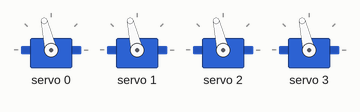
The sketch below on a simulated Arduino Uno, built with avr-gcc and run on an emulated ATmega328P. Shown: 4 × servo.

Above: at 0.05 s.
At 4.0 s:
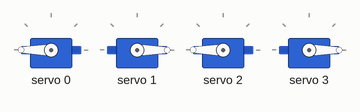
Timing chart, 0 to 5.2 s (numbered marks = the images above):
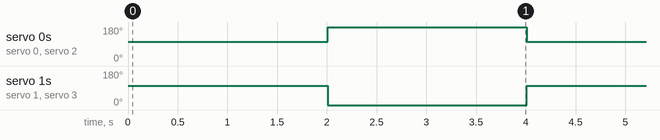

The sketch:

servo_breakin.ino
```cpp
#include <Adafruit_PWMServoDriver.h>
#include <Servo.h>
#include <Wire.h>

Adafruit_PWMServoDriver pwm = Adafruit_PWMServoDriver();

#define SERVOMIN  110 // This is the 'minimum' pulse length count (out of 4096)
#define SERVOMAX  550 // This   is the 'maximum' pulse length count (out of 4096)
#define USMIN  600 // This is the rounded 'minimum' microsecond length based on the minimum pulse of 150
#define USMAX  2400 // This is the rounded 'maximum' microsecond length based on the maximum pulse of 600
#define SERVO_FREQ 50 // Analog servos run at ~50 Hz updates

uint8_t servonum = 0;
int sweep[19] = {0, 10, 20, 30, 40, 50, 60, 70, 80, 90, 100, 110, 120, 130, 140, 150, 160, 170, 180};
int sweep2[19] = {0, 10, 20, 30, 40, 50, 60, 70, 80, 90, 100, 110, 120, 130, 140, 150, 160, 170, 180};
uint8_t angle_odd = 90;
uint8_t angle_even = 90;
uint8_t angle_max = 180;
uint8_t angle_min = 0;
uint8_t num1 = 180;
uint8_t num2 = 180;
bool hasrun = false;

uint8_t inverse(uint8_t num){
  return 180 - num;
}

void setup() {
  // put your setup code here, to run once:
  Serial.begin(115200);
  pwm.begin();
  pwm.setOscillatorFrequency(27000000);
  pwm.setPWMFreq(SERVO_FREQ);  // Analog servos run at ~50 Hz updates
}

void loop() {
//  Serial.println(servonum);

  if(!hasrun){

    for(uint8_t i = 0; i<10; i++){
      num1 = 90; num2 = 90;
      uint16_t pulselen = map(90, 0, 180, SERVOMIN, SERVOMAX); pwm.setPWM(0, 0, pulselen);
      pulselen = map(90, 0, 180, SERVOMIN, SERVOMAX); pwm.setPWM(1, 0, pulselen);

      pulselen = map(90, 0, 180, SERVOMIN, SERVOMAX); pwm.setPWM(2, 0, pulselen);
      pulselen = map(90, 0, 180, SERVOMIN, SERVOMAX); pwm.setPWM(3, 0, pulselen);
      delay(2000);

      num1 = 180; num2 = 180;
      pulselen = map(num1, 0, 180, SERVOMIN, SERVOMAX); pwm.setPWM(0, 0, pulselen);
      pulselen = map(inverse(num1), 0, 180, SERVOMIN, SERVOMAX); pwm.setPWM(1, 0, pulselen);

      pulselen = map(num2, 0, 180, SERVOMIN, SERVOMAX); pwm.setPWM(2, 0, pulselen);
      pulselen = map(inverse(num2), 0, 180, SERVOMIN, SERVOMAX); pwm.setPWM(3, 0, pulselen);
      delay(2000);
    }
    hasrun = true;
    num1 = 90; num2 = 90;
    uint16_t pulselen = map(num1, 0, 180, SERVOMIN, SERVOMAX); pwm.setPWM(0, 0, pulselen);
    pulselen = map(inverse(num1), 0, 180, SERVOMIN, SERVOMAX); pwm.setPWM(1, 0, pulselen);

    pulselen = map(num2, 0, 180, SERVOMIN, SERVOMAX); pwm.setPWM(2, 0, pulselen);
    pulselen = map(inverse(num2), 0, 180, SERVOMIN, SERVOMAX); pwm.setPWM(3, 0, pulselen);
  }

}
```

Measured:
- by itself, servo 0, servo 2: alternates 180° for 2.0 s and 103° for 2.0 s, 20 changes in all, then stays 103°
- by itself, servo 1, servo 3: alternates 103° for 2.0 s and 0° for 2.0 s, 20 changes in all, then stays 103°
